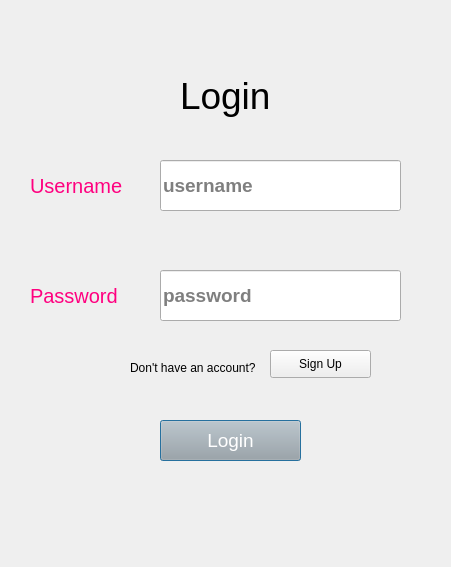
<?xml version="1.0" encoding="UTF-8"?>
<ui version="4.0">
 <class>Dialog</class>
 <widget class="QDialog" name="Dialog">
  <property name="geometry">
   <rect>
    <x>0</x>
    <y>0</y>
    <width>451</width>
    <height>567</height>
   </rect>
  </property>
  <property name="windowTitle">
   <string>Dialog</string>
  </property>
  <widget class="QPushButton" name="loginbutton">
   <property name="geometry">
    <rect>
     <x>160</x>
     <y>420</y>
     <width>141</width>
     <height>41</height>
    </rect>
   </property>
   <property name="styleSheet">
    <string notr="true">background-color: rgb(167, 168, 167); font-size:14pt; color:rgb(255, 255, 255)</string>
   </property>
   <property name="text">
    <string>Login</string>
   </property>
  </widget>
  <widget class="QPushButton" name="createaccbutton">
   <property name="geometry">
    <rect>
     <x>270</x>
     <y>350</y>
     <width>101</width>
     <height>28</height>
    </rect>
   </property>
   <property name="font">
    <font>
     <pointsize>9</pointsize>
    </font>
   </property>
   <property name="styleSheet">
    <string notr="true"/>
   </property>
   <property name="text">
    <string>Sign Up</string>
   </property>
  </widget>
  <widget class="QLabel" name="label_3">
   <property name="geometry">
    <rect>
     <x>30</x>
     <y>280</y>
     <width>111</width>
     <height>31</height>
    </rect>
   </property>
   <property name="styleSheet">
    <string notr="true">font-size:15pt; color:rgb(255, 0, 127)</string>
   </property>
   <property name="text">
    <string>Password</string>
   </property>
  </widget>
  <widget class="QLineEdit" name="username">
   <property name="geometry">
    <rect>
     <x>160</x>
     <y>160</y>
     <width>241</width>
     <height>51</height>
    </rect>
   </property>
   <property name="font">
    <font>
     <pointsize>14</pointsize>
     <weight>75</weight>
     <bold>true</bold>
    </font>
   </property>
   <property name="styleSheet">
    <string notr="true">font-size:14pt; </string>
   </property>
   <property name="placeholderText">
    <string>username</string>
   </property>
  </widget>
  <widget class="QLineEdit" name="password">
   <property name="geometry">
    <rect>
     <x>160</x>
     <y>270</y>
     <width>241</width>
     <height>51</height>
    </rect>
   </property>
   <property name="font">
    <font>
     <pointsize>14</pointsize>
     <weight>75</weight>
     <bold>true</bold>
    </font>
   </property>
   <property name="styleSheet">
    <string notr="true">font-size:14pt; </string>
   </property>
   <property name="text">
    <string/>
   </property>
   <property name="placeholderText">
    <string>password</string>
   </property>
  </widget>
  <widget class="QLabel" name="label_4">
   <property name="geometry">
    <rect>
     <x>130</x>
     <y>360</y>
     <width>171</width>
     <height>16</height>
    </rect>
   </property>
   <property name="styleSheet">
    <string notr="true"/>
   </property>
   <property name="text">
    <string>Don't have an account?</string>
   </property>
  </widget>
  <widget class="QLabel" name="label_2">
   <property name="geometry">
    <rect>
     <x>30</x>
     <y>170</y>
     <width>101</width>
     <height>31</height>
    </rect>
   </property>
   <property name="styleSheet">
    <string notr="true">font-size:15pt; color:rgb(255, 0, 127)</string>
   </property>
   <property name="text">
    <string>Username</string>
   </property>
  </widget>
  <widget class="QLabel" name="label">
   <property name="geometry">
    <rect>
     <x>180</x>
     <y>60</y>
     <width>121</width>
     <height>71</height>
    </rect>
   </property>
   <property name="styleSheet">
    <string notr="true"> font-size:28pt;</string>
   </property>
   <property name="text">
    <string>Login</string>
   </property>
  </widget>
 </widget>
 <resources/>
 <connections/>
</ui>
